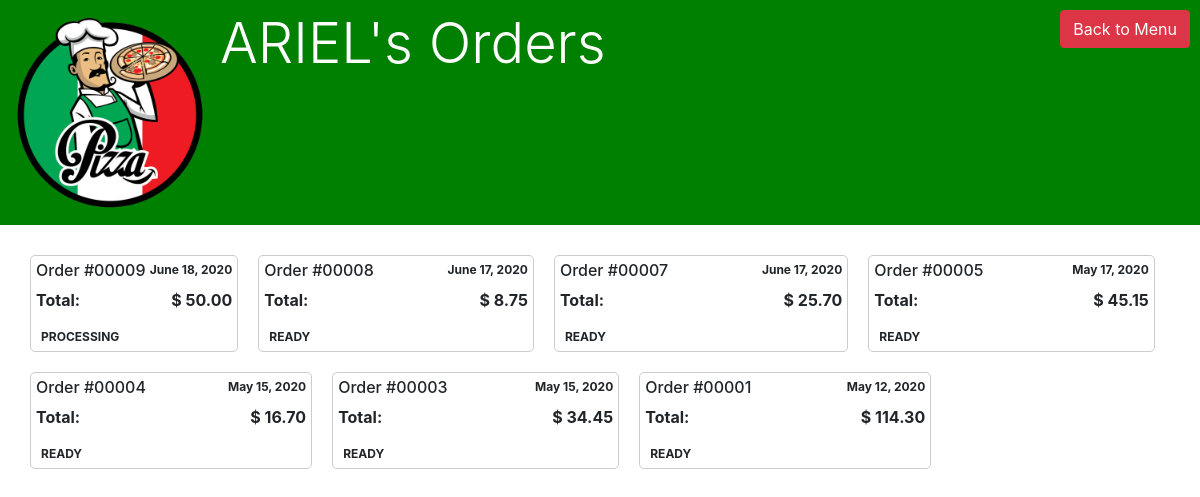
The page /shopping/ariel/orders (signed in) on the database as committed earlier.
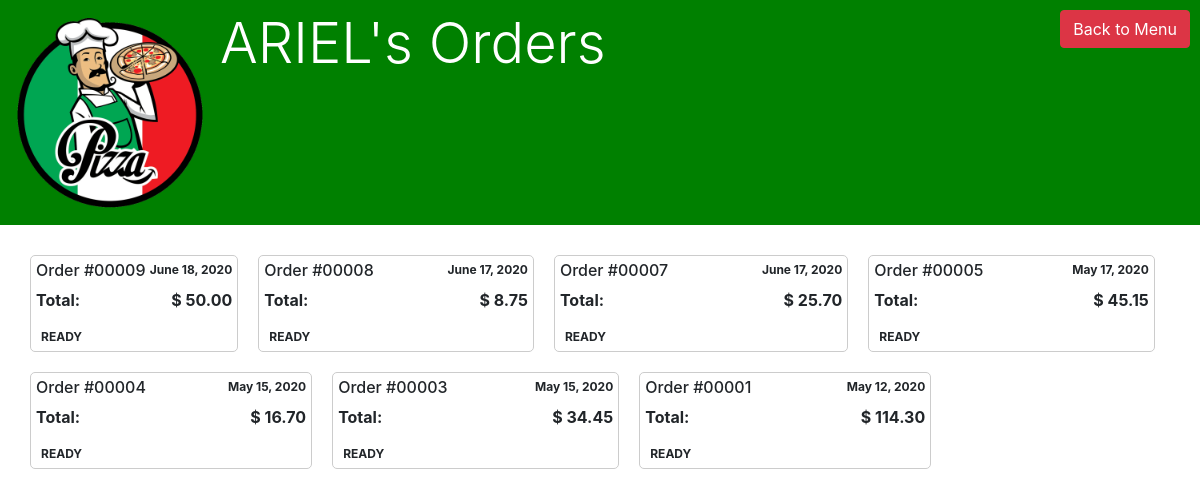
The same page on the database as committed later.
### shoppingcart/models.py (models this page shows, shortened)
class Order(models.Model):
    DELIVERY_MODES = [
        ('D','Delivery'),
        ('T','Takeaway')
    ]
    STATUS_CHOICES = [
        ('1', 'Processing'),
        ('2', 'Preparing'),
        ('3', 'Delivering'),
        ('4', 'Ready'),
    ]
    order_number = models.AutoField(primary_key=True)
    user = models.ForeignKey(User, on_delete=models.CASCADE, related_name='orders')
    session_id = models.CharField(max_length=80)
    date_order = models.DateTimeField(auto_now_add=True)
    deli_mode = models.CharField(max_length=15, choices=DELIVERY_MODES, default='T')
    address = models.TextField(blank=True, null=True)
    status = models.CharField(max_length=15, choices=STATUS_CHOICES, default='1')
    total = models.FloatField(default=0.0)
    def __str__(self):
        return f"#{self.order_number:05d}"

### shoppingcart/views.py (the view)
# urls.py: path("<str:username>/orders", views.show_orders, name="orders_user"),
def show_orders(request, username):
    if not request.user.is_authenticated:
        return HttpResponseRedirect(reverse("orders:index"))
    context = {
        'user': request.user,
        'orders': Order.objects.select_related().filter(user=request.user)
        }
    return render(request, "shoppingcart/orders_user.html", context)

### orders/context_processors.py (called while the page is built)
def place_info(request):
    return {
        'PLACE': Place.objects.select_related().first(),
        }

### shoppingcart/templates/shoppingcart/orders_user.html (shortened to what this page needs)
{% extends "orders/base.html" %}
{% load static %}
{% load orders_tag %}
{%block css %}
<link rel="stylesheet" type="text/css" href="{% static 'shoppingcart/css/user_orders.css' %}">
<link rel="stylesheet" type="text/css" href="{% static 'css/profile.css' %}">
<link rel="stylesheet" type="text/css" href="{% static 'css/header.css' %}">
<link rel="stylesheet" type="text/css" href="{% static 'orders/css/show_place.css' %}">
<link rel="stylesheet" type="text/css" href="{% static 'orders/css/orders_manage.css' %}">
<link rel="stylesheet" type="text/css" href="{% static 'css/responsive_header.css' %}">
{% endblock %}
{% block body%}
<div class="mainPage">
    <div class="grid-header">
        <div class="place-info">
            <img src="{{PLACE.image.url}}" alt="{{ PLACE.name }}">
            <h1 class="display-4">{{user.username|upper}}'s Orders</h1>
        </div>
        <a id="btn-back-menu" class="btn btn-danger" href="{% url 'orders:profile'%}">Back to Menu</a>
    </div>
    <div class="grid-main order-user-main">
    {% for order in orders reversed%}
        <div class="order-user">
            <div class="order-user-header">
                <h6>Order {{order}}</h6>
                <span class='order-user-date'>{{order.date_order.date}}</span>
            </div>
            <div class="order-total">
                <p>Total:</p> <p>$ {{order.total|floatformat:2}}</p>
            </div>
            <div class="order-user-status" data-status="{{order.status}}">
                <p class="status-text">{{order.get_status_display|upper}}</p>
            </div>
        </div>
    {% empty %}
        <p>You don't have Orders. <a href="{% url 'orders:profile' %}">Go to make you first order</a>.</p>
    {% endfor %}
    </div>
</div>
{% endblock%}

Rows that differ between the two databases and show on the page:
changed Order "June 18, 2020": status "PROCESSING" → "READY"
